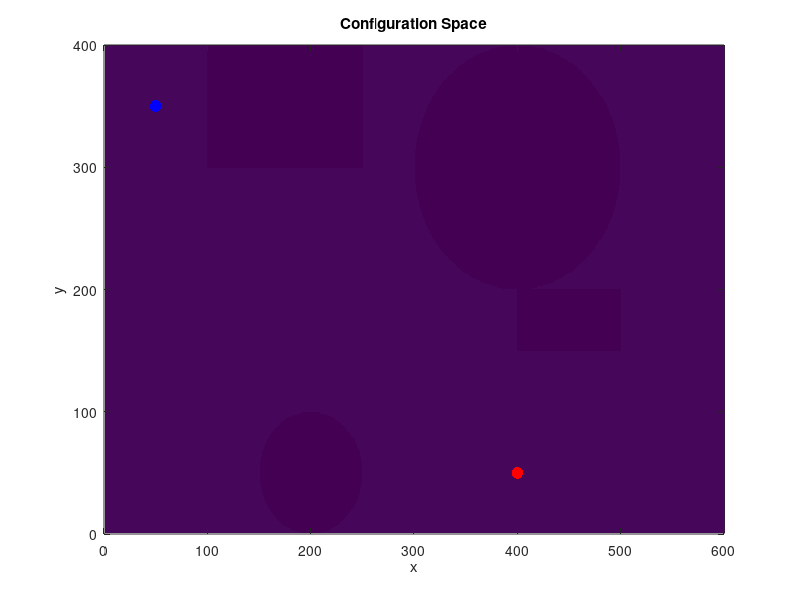
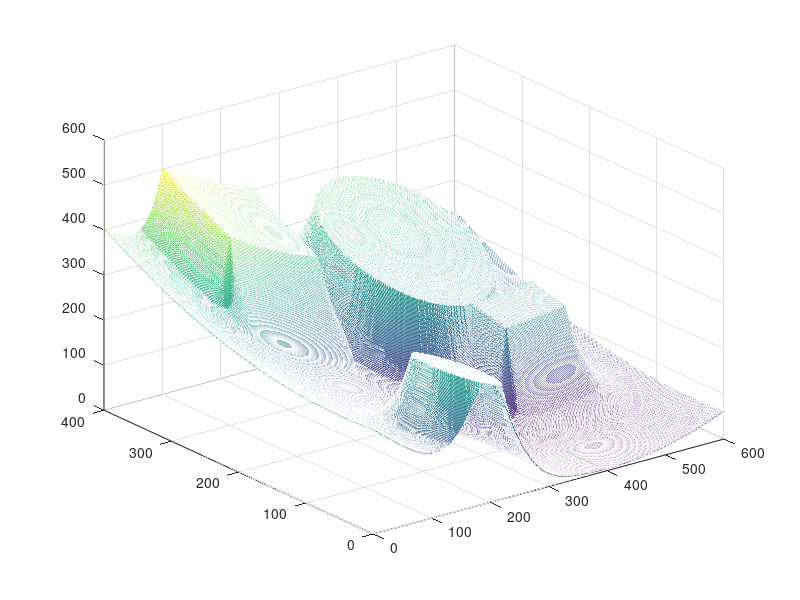

The MATLAB script that drew these images, in order: (Note: this script raises an error after producing the figures.)
%
% PotentialFieldScript.m
%
clc; close all; clear all;
%% Generate some points

nrows = 400;
ncols = 600;

obstacle = false(nrows, ncols);

[x, y] = meshgrid (1:ncols, 1:nrows);

%% Generate some obstacle

obstacle (300:end, 100:250) = true;
obstacle (150:200, 400:500) = true;

t = ((x - 200).^2 + (y - 50).^2) < 50^2;
obstacle(t) = true;

t = ((x - 400).^2 + (y - 300).^2) < 100^2;
obstacle(t) = true;

%% Compute distance transform

d = bwdist(obstacle);

% Rescale and transform distances

d2 = (d/100) + 1;

d0 = 2;
nu = 800;

repulsive = nu*((1./d2 - 1/d0).^2);

repulsive (d2 > d0) = 0;  % when we move away d0 distance from the obstacle, the repulsive function will be 0.


%% Display repulsive potential

% figure;
% m = mesh (repulsive);
% m.FaceLighting = 'phong';
% axis equal;
% 
% title ('Repulsive Potential');

%% Compute attractive force

goal = [400, 50]; % User defined
start = [50, 350]; % User defined
xi = 1/700;

attractive = xi * ( (x - goal(1)).^2 + (y - goal(2)).^2 );

% figure;
% m = mesh (attractive);
% m.FaceLighting = 'phong';
% axis equal;
% 
% title ('Attractive Potential');

%% Display 2D configuration space

figure(1);
image(~obstacle);

hold on;
plot (goal(1), goal(2), 'r.', 'MarkerSize', 25);
hold on
plot (start(1), start(2), 'b.', 'MarkerSize', 25)
hold off;


axis ([0 ncols 0 nrows]);
axis xy; % y value increase from bottom to up
axis on;

xlabel ('x');
ylabel ('y');

title ('Configuration Space');

%% Combine terms

f = attractive + repulsive;

figure(2);
m = mesh (f);
m.FaceLighting = 'phong';
axis equal;
xlabel ('x');
ylabel ('y');
title ('Total Potential');
%% PRM Method
% Build roadmap

nsamples = 200;
neighbors = 7;

roadmap = PRM (nsamples, neighbors, obstacle);

roadmap2 = AddNode2PRM (start', roadmap, neighbors, obstacle);
roadmap2 = AddNode2PRM (goal', roadmap2, neighbors, obstacle);

route_RPM = ShortestPathDijkstra(roadmap2.edges, roadmap2.edge_lengths, roadmap2.samples, nsamples+1, nsamples+2);
%% Plan route

route = GradientBasedPlanner (f, start, goal, 1000);
[route_Astar, numExpanded] = AStarGrid (obstacle, start, goal);

%% Plot route of to methods % TODO:
% Define colors
green = [62 150 81]./255;
red = [204 37 41]./255;
blue = [57 106 177]./255;

% Plot route
figure(6);
axis([0 nrows 0 ncols])
imshow(~obstacle);
hold on
% Draw line
Aroute_x = route_Astar(:,1);
Aroute_y = route_Astar(:,2);
line(Aroute_x, Aroute_y,'Color',green,'LineStyle',':','LineWidth',4)
hold on
RPMroute_x = route_RPM(:,1);
RPMroute_y= route_RPM(:,2);
line(RPMroute_x,RPMroute_y,'Color',green,'LineStyle','-', 'LineWidth',4)
hold on
route_x = route(:,1);
route_y= route(:,2);
line(route_x,route_y,'Color',green,'LineStyle','--', 'LineWidth',4)
hold on
% Plot Start and Goal position
plot(start(1), start(2),'.', "MarkerFaceColor", 'g', 'MarkerSize', 50)
hold on
plot(goal(1), goal(2), '.', "MarkerFaceColor", red, 'MarkerSize', 50)
% Figure settings
tt = title("Motion Planning in Configuration Space");
lgd = legend('A* search path', 'RPM path', 'Gradient-based path', 'Start', 'Goal', 'Location', 'southeast');
fontsize(tt, 16, 'pixels')
fontsize(lgd, 14, 'pixels')
xlabel('x')
ylabel('y')
axis xy;
axis on;
grid on;
hold off
%% Plot route in 3D gradient mesh
figure(5)
m = mesh (f);
axis equal;

% Plot Start and Goal position
% Start position
[sx, sy, sz] = sphere(20);

scale = 20;
sx = scale*sx;
sy = scale*sy;
sz = scale*(sz+1);

hold on;
s = mesh(sx, sy, sz);
s.FaceColor = green;
s.EdgeColor = 'none';
s.FaceLighting = 'phong';


s.XData = sx + start(1);
s.YData = sy + start(2);
s.ZData = sz + f(start(2), start(1));
% drawnow;

% Goal position
% [gx, gy, gz] = sphere(20);
% 
% scale = 20;
% gx = scale*gx;
% gy = scale*gy;
% gz = scale*(gz+1);
hold on
g = mesh(sx, sy, sz);
g.FaceColor = red;
g.EdgeColor = 'none';
g.FaceLighting = 'phong';

g.XData = sx + goal(1);
g.YData = sy + goal(2);
g.ZData = sz + f(goal(2), goal(1));
% drawnow;

% Route
hold on
P = round(route(1,:));
route_z = f(P(2), P(1));
for i = 2:size(route,1)
    P = round(route(i,:));
    z = f(P(2), P(1))+1;
    route_z = [route_z;z];
end
line(route_x,route_y,route_z,'Color','black','LineStyle','--','LineWidth',2.5);
tt = title({'Motion Planning in Configuration Space', 'with Gradient-based Method'});
lgd = legend('','Start', 'Goal', 'Gradient-based path', 'Location', 'southeast');
fontsize(tt, 16, 'pixels')
fontsize(lgd, 16, 'pixels')
xlabel('x')
ylabel('y')
hold off;
                        
% %% Plot the energy surface
% 
% figure;
% m = mesh (f);
% axis equal;
% 
% %% Plot ball sliding down hill
% 
% [sx, sy, sz] = sphere(20);
% 
% scale = 20;
% sx = scale*sx;
% sy = scale*sy;
% sz = scale*(sz+1);
% 
% hold on;
% p = mesh(sx, sy, sz);
% p.FaceColor = 'red';
% p.EdgeColor = 'none';
% p.FaceLighting = 'phong';
% hold off;
% 
% for i = 1:size(route,1)
%     P = round(route(i,:));
%     z = f(P(2), P(1));
% 
%     p.XData = sx + P(1);
%     p.YData = sy + P(2);
%     p.ZData = sz + f(P(2), P(1));
% 
%     drawnow;
% 
%     drawnow;
% 
% end
% 
% %% quiver plot
% [gx, gy] = gradient (-f);
% skip = 20;
% 
% figure;
% 
% xidx = 1:skip:ncols;
% yidx = 1:skip:nrows;
% 
% quiver (x(yidx,xidx), y(yidx,xidx), gx(yidx,xidx), gy(yidx,xidx), 0.4);
% 
% axis ([1 ncols 1 nrows]);
% 
% hold on;
% 
% ps = plot(start(1), start(2), 'r.', 'MarkerSize', 30);
% pg = plot(goal(1), goal(2), 'g.', 'MarkerSize', 30);
% p3 = plot (route(:,1), route(:,2), 'r', 'LineWidth', 2);
